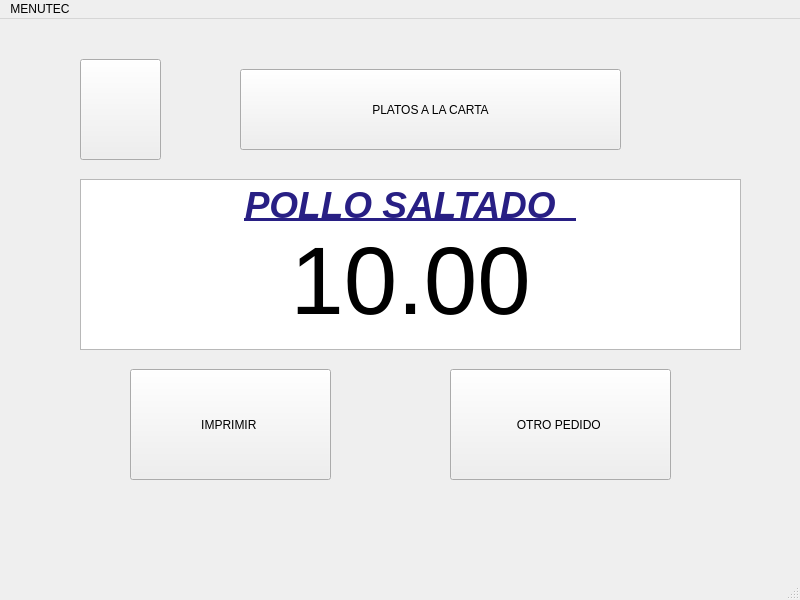
<?xml version="1.0" encoding="UTF-8"?>
<ui version="4.0">
 <class>pc2Window</class>
 <widget class="QMainWindow" name="pc2Window">
  <property name="geometry">
   <rect>
    <x>0</x>
    <y>0</y>
    <width>800</width>
    <height>600</height>
   </rect>
  </property>
  <property name="windowTitle">
   <string>MainWindow</string>
  </property>
  <widget class="QWidget" name="centralwidget">
   <widget class="QTextEdit" name="textEdit_2">
    <property name="geometry">
     <rect>
      <x>80</x>
      <y>160</y>
      <width>661</width>
      <height>171</height>
     </rect>
    </property>
    <property name="html">
     <string>&lt;!DOCTYPE HTML PUBLIC &quot;-//W3C//DTD HTML 4.0//EN&quot; &quot;http://www.w3.org/TR/REC-html40/strict.dtd&quot;&gt;
&lt;html&gt;&lt;head&gt;&lt;meta name=&quot;qrichtext&quot; content=&quot;1&quot; /&gt;&lt;style type=&quot;text/css&quot;&gt;
p, li { white-space: pre-wrap; }
&lt;/style&gt;&lt;/head&gt;&lt;body style=&quot; font-family:'Ubuntu'; font-size:11pt; font-weight:400; font-style:normal;&quot;&gt;
&lt;p align=&quot;center&quot; style=&quot; margin-top:0px; margin-bottom:0px; margin-left:0px; margin-right:0px; -qt-block-indent:0; text-indent:0px;&quot;&gt;&lt;span style=&quot; font-size:28pt; font-weight:600; font-style:italic; text-decoration: underline; color:#281f84;&quot;&gt;POLLO SALTADO  &lt;/span&gt;&lt;/p&gt;
&lt;p align=&quot;center&quot; style=&quot; margin-top:0px; margin-bottom:0px; margin-left:0px; margin-right:0px; -qt-block-indent:0; text-indent:0px;&quot;&gt;&lt;span style=&quot; font-size:72pt;&quot;&gt;10.00&lt;/span&gt;&lt;/p&gt;&lt;/body&gt;&lt;/html&gt;</string>
    </property>
   </widget>
   <widget class="QPushButton" name="btnIzquierda42">
    <property name="geometry">
     <rect>
      <x>80</x>
      <y>40</y>
      <width>81</width>
      <height>101</height>
     </rect>
    </property>
    <property name="text">
     <string/>
    </property>
    <property name="icon">
     <iconset>
      <normaloff>flecha-hacia-la-izquierda-antes-de-icono-4330-128.png</normaloff>flecha-hacia-la-izquierda-antes-de-icono-4330-128.png</iconset>
    </property>
    <property name="iconSize">
     <size>
      <width>100</width>
      <height>100</height>
     </size>
    </property>
   </widget>
   <widget class="QPushButton" name="btnImprimir42">
    <property name="geometry">
     <rect>
      <x>130</x>
      <y>350</y>
      <width>201</width>
      <height>111</height>
     </rect>
    </property>
    <property name="text">
     <string>IMPRIMIR </string>
    </property>
   </widget>
   <widget class="QPushButton" name="btnPlatosalacarta2">
    <property name="geometry">
     <rect>
      <x>240</x>
      <y>50</y>
      <width>381</width>
      <height>81</height>
     </rect>
    </property>
    <property name="text">
     <string>PLATOS A LA CARTA</string>
    </property>
    <property name="icon">
     <iconset>
      <normaloff>UTEC.png</normaloff>UTEC.png</iconset>
    </property>
   </widget>
   <widget class="QPushButton" name="btnPedido42">
    <property name="geometry">
     <rect>
      <x>450</x>
      <y>350</y>
      <width>221</width>
      <height>111</height>
     </rect>
    </property>
    <property name="text">
     <string>OTRO PEDIDO </string>
    </property>
   </widget>
  </widget>
  <widget class="QMenuBar" name="menubar">
   <property name="geometry">
    <rect>
     <x>0</x>
     <y>0</y>
     <width>800</width>
     <height>25</height>
    </rect>
   </property>
   <widget class="QMenu" name="menuMENUTEC">
    <property name="title">
     <string>MENUTEC</string>
    </property>
   </widget>
   <addaction name="menuMENUTEC"/>
  </widget>
  <widget class="QStatusBar" name="statusbar"/>
 </widget>
 <resources/>
 <connections/>
</ui>
